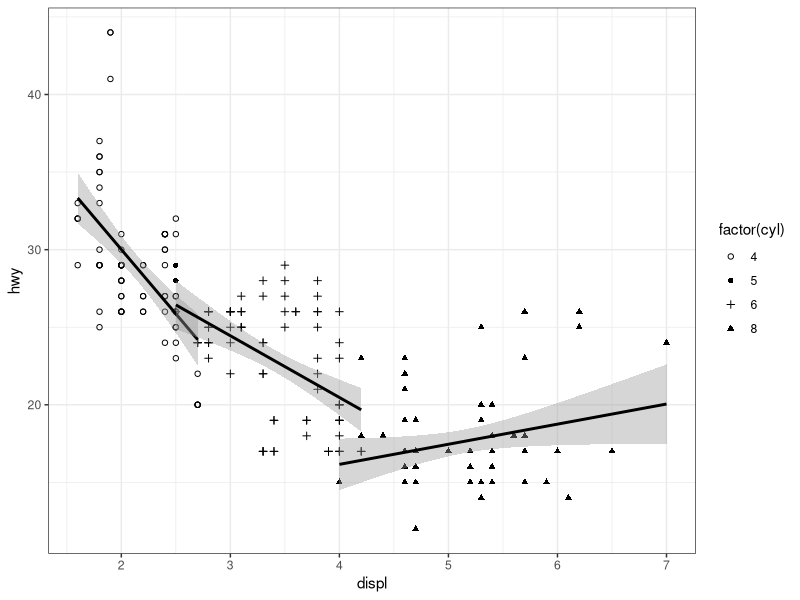

The R script that drew this image:

#
# Comment:
#
# Inspired by Figure 3.3 from 
# Wickham's book "ggplot2"
#


library(ggplot2)
print(
ggplot(data=mpg, aes(x=displ, y=hwy, shape=factor(cyl))) + 
    geom_point() +
    stat_smooth(method="lm", colour="black") +
    scale_shape_manual(values=c(1, 16, 3, 17)) + 
    theme_bw() 
)
